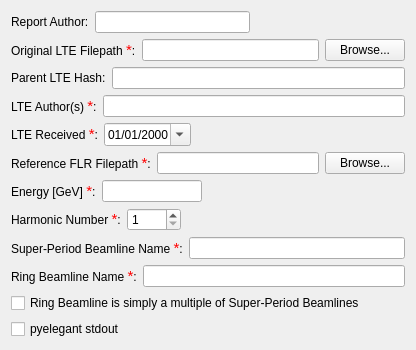
  <widget class="PageLTE" name="wizardPage_LTE">
   <property name="title">
    <string>Specify LTE</string>
   </property>
   <property name="subTitle">
    <string>Specify LTE file to be characterized and its relevant metadata.</string>
   </property>
   <layout class="QVBoxLayout" name="verticalLayout_8">
    <item>
     <layout class="QHBoxLayout" name="horizontalLayout_11">
      <item>
       <widget class="QLabel" name="label_2">
        <property name="text">
         <string>Report Author:</string>
        </property>
       </widget>
      </item>
      <item>
       <widget class="QLineEdit" name="lineEdit_report_author"/>
      </item>
      <item>
       <spacer name="horizontalSpacer_10">
        <property name="orientation">
         <enum>Qt::Horizontal</enum>
        </property>
        <property name="sizeHint" stdset="0">
         <size>
          <width>40</width>
          <height>20</height>
         </size>
        </property>
       </spacer>
      </item>
     </layout>
    </item>
    <item>
     <layout class="QHBoxLayout" name="horizontalLayout_12">
      <item>
       <widget class="QLabel" name="label_4">
        <property name="text">
         <string>&lt;html&gt;&lt;head/&gt;&lt;body&gt;&lt;p&gt;Original LTE Filepath &lt;span style=&quot; font-size:11pt; color:#ff0000;&quot;&gt;*&lt;/span&gt;:&lt;/p&gt;&lt;/body&gt;&lt;/html&gt;</string>
        </property>
        <property name="textFormat">
         <enum>Qt::RichText</enum>
        </property>
       </widget>
      </item>
      <item>
       <widget class="QLineEdit" name="lineEdit_orig_LTE_path"/>
      </item>
      <item>
       <widget class="QPushButton" name="pushButton_browse_LTE">
        <property name="text">
         <string>Browse...</string>
        </property>
       </widget>
      </item>
     </layout>
    </item>
    <item>
     <layout class="QHBoxLayout" name="horizontalLayout_14">
      <item>
       <widget class="QLabel" name="label_9">
        <property name="text">
         <string>Parent LTE Hash:</string>
        </property>
       </widget>
      </item>
      <item>
       <widget class="QLineEdit" name="lineEdit_parent_LTE_hash"/>
      </item>
     </layout>
    </item>
    <item>
     <layout class="QHBoxLayout" name="horizontalLayout_13">
      <item>
       <widget class="QLabel" name="label_8">
        <property name="text">
         <string>&lt;html&gt;&lt;head/&gt;&lt;body&gt;&lt;p&gt;LTE Author(s) &lt;span style=&quot; font-size:11pt; color:#ff0000;&quot;&gt;*&lt;/span&gt;:&lt;/p&gt;&lt;/body&gt;&lt;/html&gt;</string>
        </property>
       </widget>
      </item>
      <item>
       <widget class="QLineEdit" name="lineEdit_LTE_authors"/>
      </item>
     </layout>
    </item>
    <item>
     <layout class="QHBoxLayout" name="horizontalLayout_15">
      <item>
       <widget class="QLabel" name="label_7">
        <property name="text">
         <string>&lt;html&gt;&lt;head/&gt;&lt;body&gt;&lt;p&gt;LTE Received &lt;span style=&quot; font-size:11pt; color:#ff0000;&quot;&gt;*&lt;/span&gt;:&lt;/p&gt;&lt;/body&gt;&lt;/html&gt;</string>
        </property>
       </widget>
      </item>
      <item>
       <widget class="QDateEdit" name="dateEdit_LTE_received">
        <property name="displayFormat">
         <string>MM/dd/yyyy</string>
        </property>
        <property name="calendarPopup">
         <bool>true</bool>
        </property>
       </widget>
      </item>
      <item>
       <spacer name="horizontalSpacer_11">
        <property name="orientation">
         <enum>Qt::Horizontal</enum>
        </property>
        <property name="sizeHint" stdset="0">
         <size>
          <width>40</width>
          <height>20</height>
         </size>
        </property>
       </spacer>
      </item>
     </layout>
    </item>
    <item>
     <layout class="QHBoxLayout" name="horizontalLayout_96">
      <item>
       <widget class="QLabel" name="label_38">
        <property name="text">
         <string>&lt;html&gt;&lt;head/&gt;&lt;body&gt;&lt;p&gt;Reference FLR Filepath &lt;span style=&quot; font-size:11pt; color:#ff0000;&quot;&gt;*&lt;/span&gt;:&lt;/p&gt;&lt;/body&gt;&lt;/html&gt;</string>
        </property>
        <property name="textFormat">
         <enum>Qt::RichText</enum>
        </property>
       </widget>
      </item>
      <item>
       <widget class="QLineEdit" name="lineEdit_ref_FLR_path"/>
      </item>
      <item>
       <widget class="QPushButton" name="pushButton_browse_FLR">
        <property name="text">
         <string>Browse...</string>
        </property>
       </widget>
      </item>
     </layout>
    </item>
    <item>
     <layout class="QHBoxLayout" name="horizontalLayout_17">
      <item>
       <widget class="QLabel" name="label_5">
        <property name="text">
         <string>&lt;html&gt;&lt;head/&gt;&lt;body&gt;&lt;p&gt;Energy [GeV] &lt;span style=&quot; font-size:11pt; color:#ff0000;&quot;&gt;*&lt;/span&gt;:&lt;/p&gt;&lt;/body&gt;&lt;/html&gt;</string>
        </property>
       </widget>
      </item>
      <item>
       <widget class="QLineEdit" name="lineEdit_E_GeV">
        <property name="maximumSize">
         <size>
          <width>100</width>
          <height>16777215</height>
         </size>
        </property>
        <property name="text">
         <string/>
        </property>
       </widget>
      </item>
      <item>
       <spacer name="horizontalSpacer_13">
        <property name="orientation">
         <enum>Qt::Horizontal</enum>
        </property>
        <property name="sizeHint" stdset="0">
         <size>
          <width>40</width>
          <height>20</height>
         </size>
        </property>
       </spacer>
      </item>
     </layout>
    </item>
    <item>
     <layout class="QHBoxLayout" name="horizontalLayout_95">
      <item>
       <widget class="QLabel" name="label_34">
        <property name="text">
         <string>&lt;html&gt;&lt;head/&gt;&lt;body&gt;&lt;p&gt;Harmonic Number &lt;span style=&quot; font-size:11pt; color:#ff0000;&quot;&gt;*&lt;/span&gt;:&lt;/p&gt;&lt;/body&gt;&lt;/html&gt;</string>
        </property>
       </widget>
      </item>
      <item>
       <widget class="QSpinBox" name="spinBox_harmonic_number">
        <property name="minimum">
         <number>1</number>
        </property>
        <property name="maximum">
         <number>9999</number>
        </property>
        <property name="value">
         <number>1</number>
        </property>
       </widget>
      </item>
      <item>
       <spacer name="horizontalSpacer_61">
        <property name="orientation">
         <enum>Qt::Horizontal</enum>
        </property>
        <property name="sizeHint" stdset="0">
         <size>
          <width>40</width>
          <height>20</height>
         </size>
        </property>
       </spacer>
      </item>
     </layout>
    </item>
    <item>
     <layout class="QHBoxLayout" name="horizontalLayout_18">
      <item>
       <widget class="QLabel" name="label_12">
        <property name="minimumSize">
         <size>
          <width>150</width>
          <height>0</height>
         </size>
        </property>
        <property name="text">
         <string>&lt;html&gt;&lt;head/&gt;&lt;body&gt;&lt;p&gt;Super-Period Beamline Name &lt;span style=&quot; font-size:11pt; color:#ff0000;&quot;&gt;*&lt;/span&gt;:&lt;/p&gt;&lt;/body&gt;&lt;/html&gt;</string>
        </property>
       </widget>
      </item>
      <item>
       <widget class="QLineEdit" name="lineEdit_use_beamline_cell"/>
      </item>
     </layout>
    </item>
    <item>
     <layout class="QHBoxLayout" name="horizontalLayout_19">
      <item>
       <widget class="QLabel" name="label_13">
        <property name="minimumSize">
         <size>
          <width>111</width>
          <height>0</height>
         </size>
        </property>
        <property name="text">
         <string>&lt;html&gt;&lt;head/&gt;&lt;body&gt;&lt;p&gt;Ring Beamline Name &lt;span style=&quot; font-size:11pt; color:#ff0000;&quot;&gt;*&lt;/span&gt;:&lt;/p&gt;&lt;/body&gt;&lt;/html&gt;</string>
        </property>
       </widget>
      </item>
      <item>
       <widget class="QLineEdit" name="lineEdit_use_beamline_ring"/>
      </item>
     </layout>
    </item>
    <item>
     <layout class="QHBoxLayout" name="horizontalLayout_112">
      <item>
       <widget class="QCheckBox" name="checkBox_ring_is_simple_mult_cells">
        <property name="toolTip">
         <string>Uncheck this if your LTE's ring beamline is NOT defined to be (n * SuperPeriodBeamline) where n is a positive integer.</string>
        </property>
        <property name="text">
         <string>Ring Beamline is simply a multiple of Super-Period Beamlines</string>
        </property>
       </widget>
      </item>
      <item>
       <spacer name="horizontalSpacer_18">
        <property name="orientation">
         <enum>Qt::Horizontal</enum>
        </property>
        <property name="sizeHint" stdset="0">
         <size>
          <width>40</width>
          <height>20</height>
         </size>
        </property>
       </spacer>
      </item>
     </layout>
    </item>
    <item>
     <layout class="QHBoxLayout" name="horizontalLayout_20">
      <item>
       <widget class="QCheckBox" name="checkBox_pyelegant_stdout">
        <property name="text">
         <string>pyelegant stdout</string>
        </property>
       </widget>
      </item>
      <item>
       <spacer name="horizontalSpacer_14">
        <property name="orientation">
         <enum>Qt::Horizontal</enum>
        </property>
        <property name="sizeHint" stdset="0">
         <size>
          <width>40</width>
          <height>20</height>
         </size>
        </property>
       </spacer>
      </item>
     </layout>
    </item>
   </layout>
  </widget>
